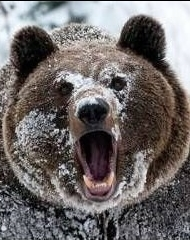
#> input picture 数字图像处理/proj1/face_morphing/imgs/bear.jpg, 190 x 240 px
$ python proc.py --src ../proj1/face_morphing/imgs/bear.jpg --out out.png
#> lines starting #> are read from the running program, lines starting #| are printed output that depends on the picture
import cv2
import argparse
import numpy as np

def get_cdf(hist):
    cdf = hist.cumsum()
    return cdf / float(cdf.max())

# [49 lines left out: functions get_lut, match_channel_histogram, equalize_histogram, match_histogram, match_b_w_gr, match_g_w_br and 2 more, not called in this run]

def adjust_gamma(image, gamma=1.0):
    return np.array(np.power(image / 255., 1. / gamma) * 255).astype("uint8")

def logistic_lut(image):
    return np.array(255. / (1. + 0.2 * np.exp(-12. * (image / 255.) + 6))).astype("uint8")

def alter_saturation(image, sat):
    img = cv2.cvtColor(image, cv2.COLOR_BGR2HSV).astype('float')
    img[:, :, 1] *= np.clip(sat, 0, 500) / 50.
    img[img < 0] = 0
    img[img > 255] = 255
    return cv2.cvtColor(np.round(img).astype('uint8'), cv2.COLOR_HSV2BGR)

if __name__ == '__main__':
    parser = argparse.ArgumentParser('hist_matching')
    parser.add_argument('--src', required=True)
    parser.add_argument('--gamma', default=1.0, type=float)
    parser.add_argument('--saturation', default=50.0, type=float)
    #parser.add_argument('--ref', required=True)
    parser.add_argument('--out', required=True)
    args = parser.parse_args()

    src = cv2.imread(args.src)
#> src is the input picture: shape (240, 190, 3); mean B, G, R 103.9, 104.6, 109.8
    out = src
    #ref = cv2.imread(args.ref)

    #out = logistic_lut(src)
    out = alter_saturation(out, args.saturation)
#> in alter_saturation, `img = cv2.cvtColor(image, cv2.COLOR_BGR2HSV).astype('float')`:
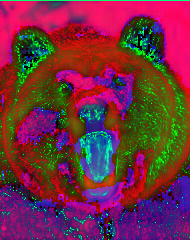
#> img: shape (240, 190, 3) float64; mean B, G, R 64.9, 46.6, 113.2
    out = adjust_gamma(out, args.gamma)
    cv2.imshow('Source: ', cv2.resize(src, (640, 480)))
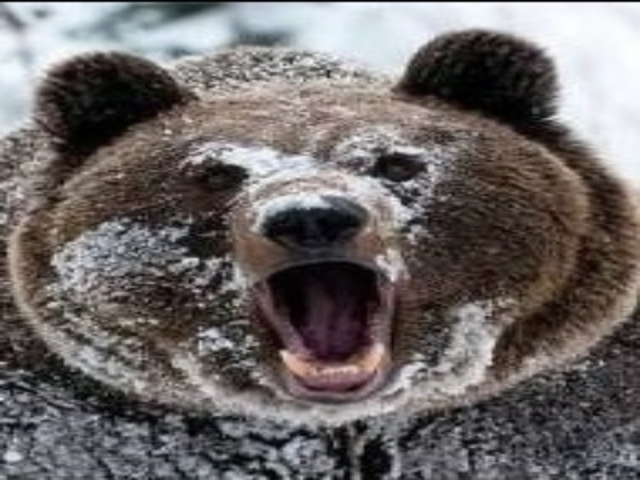
#> window 'Source: ': shape (480, 640, 3); mean B, G, R 103.8, 104.5, 109.7
    cv2.imshow('Out: ', cv2.resize(out, (640, 480)))
    cv2.imwrite(args.out, out)

    cv2.waitKey(0)

$ run again, on 数字图像处理/proj1/face_morphing/imgs/source1.png
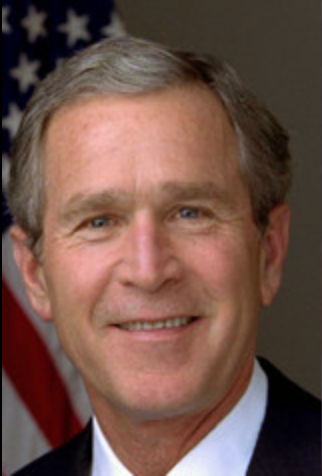
#> input picture 数字图像处理/proj1/face_morphing/imgs/source1.png, 322 x 476 px
#> src is the input picture: shape (476, 322, 3); mean B, G, R 72.5, 82, 111.4
#> in alter_saturation, `img = cv2.cvtColor(image, cv2.COLOR_BGR2HSV).astype('float')`:
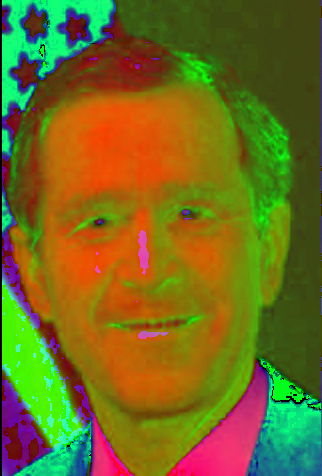
#> img: shape (476, 322, 3) float64; mean B, G, R 31.2, 107, 113.4
#> `cv2.imshow('Source: ', cv2.resize(src, (640, 480)))`:
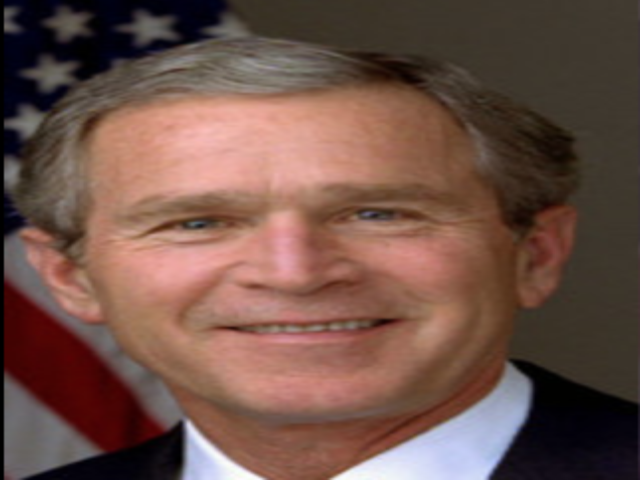
#> window 'Source: ': shape (480, 640, 3); mean B, G, R 72.4, 81.9, 111.3

$ run again, on 数字图像处理/proj1/face_morphing/imgs/source2.png
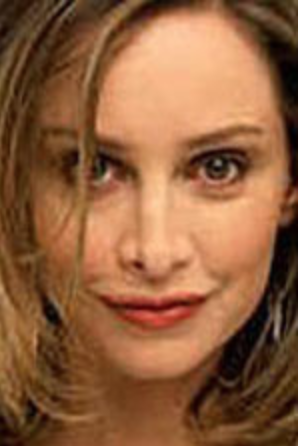
#> input picture 数字图像处理/proj1/face_morphing/imgs/source2.png, 298 x 446 px
#> src is the input picture: shape (446, 298, 3); mean B, G, R 61.3, 95.1, 143.9
#> in alter_saturation, `img = cv2.cvtColor(image, cv2.COLOR_BGR2HSV).astype('float')`:
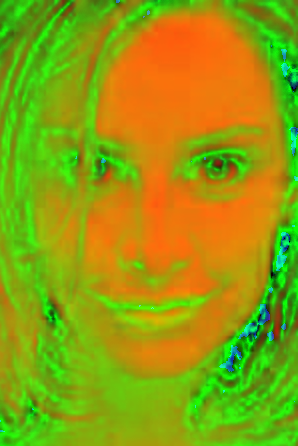
#> img: shape (446, 298, 3) float64; mean B, G, R 13.8, 157.8, 143.9
#> `cv2.imshow('Source: ', cv2.resize(src, (640, 480)))`:
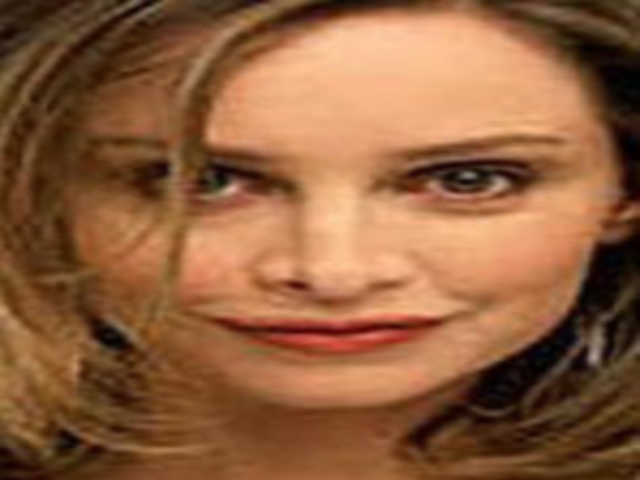
#> window 'Source: ': shape (480, 640, 3); mean B, G, R 61.2, 95, 143.7

$ run again, on 数字图像处理/proj1/face_morphing/imgs/target1.png
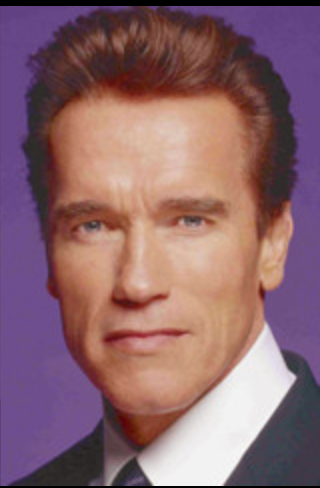
#> input picture 数字图像处理/proj1/face_morphing/imgs/target1.png, 320 x 488 px
#> src is the input picture: shape (488, 320, 3); mean B, G, R 108.8, 101.6, 138.1
#> in alter_saturation, `img = cv2.cvtColor(image, cv2.COLOR_BGR2HSV).astype('float')`:
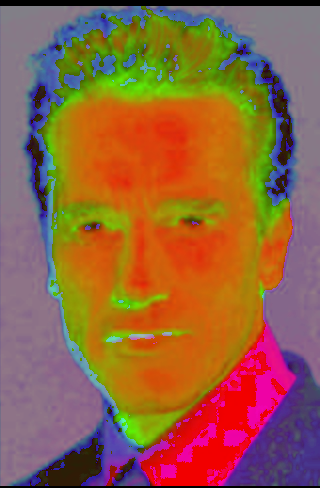
#> img: shape (488, 320, 3) float64; mean B, G, R 65, 97.9, 146.2
#> `cv2.imshow('Source: ', cv2.resize(src, (640, 480)))`:
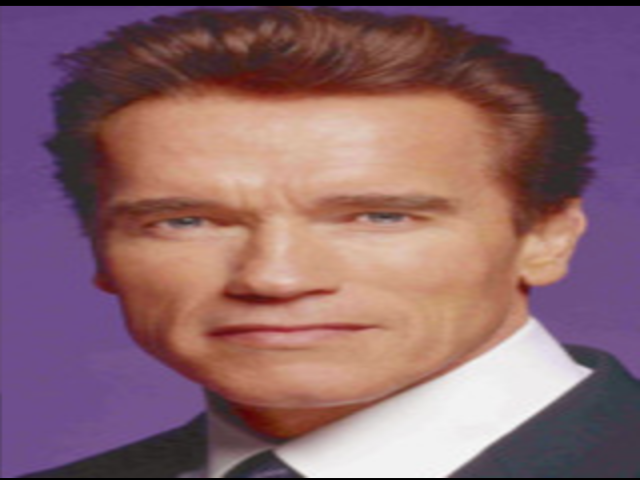
#> window 'Source: ': shape (480, 640, 3); mean B, G, R 108.7, 101.5, 138
